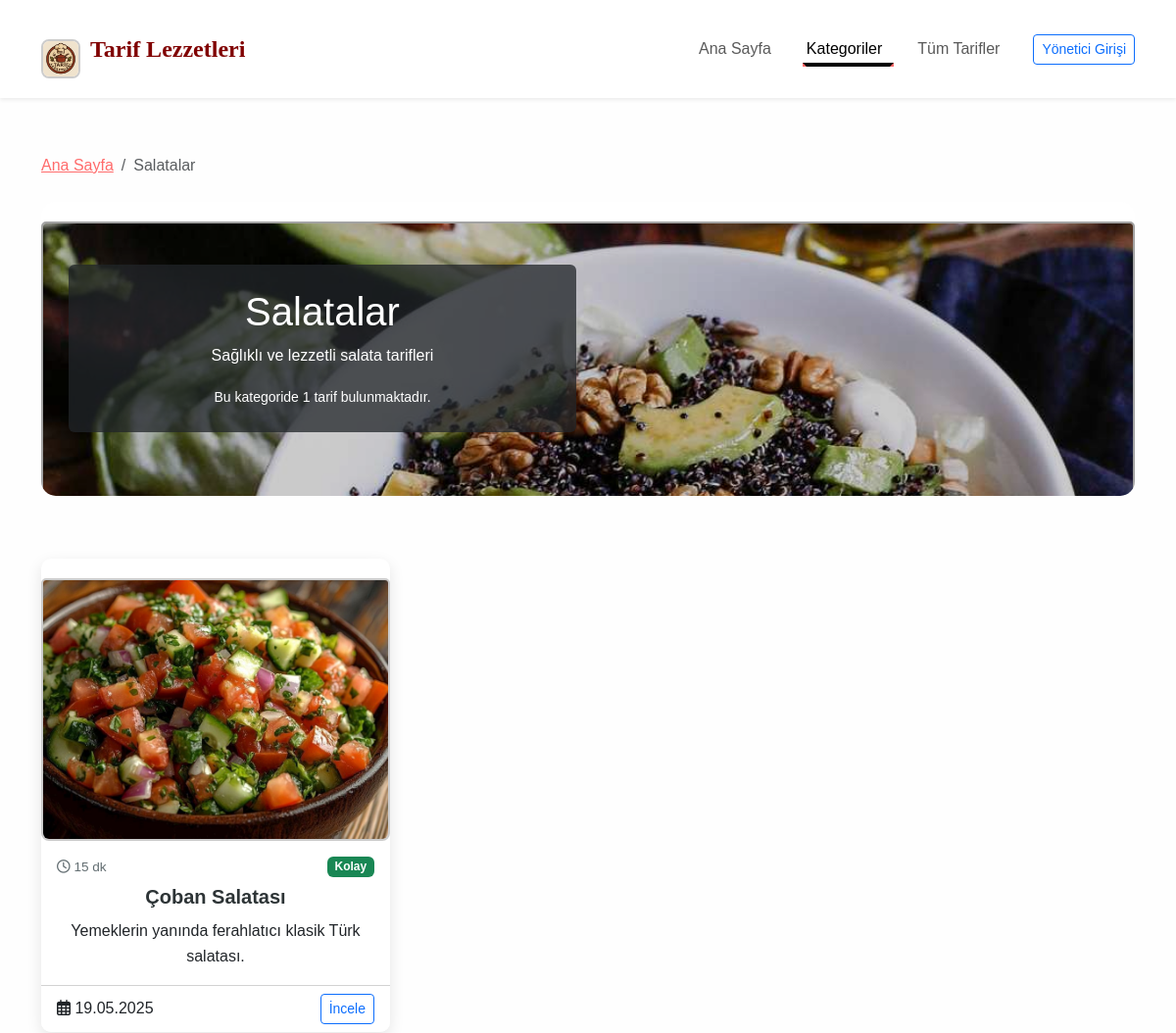
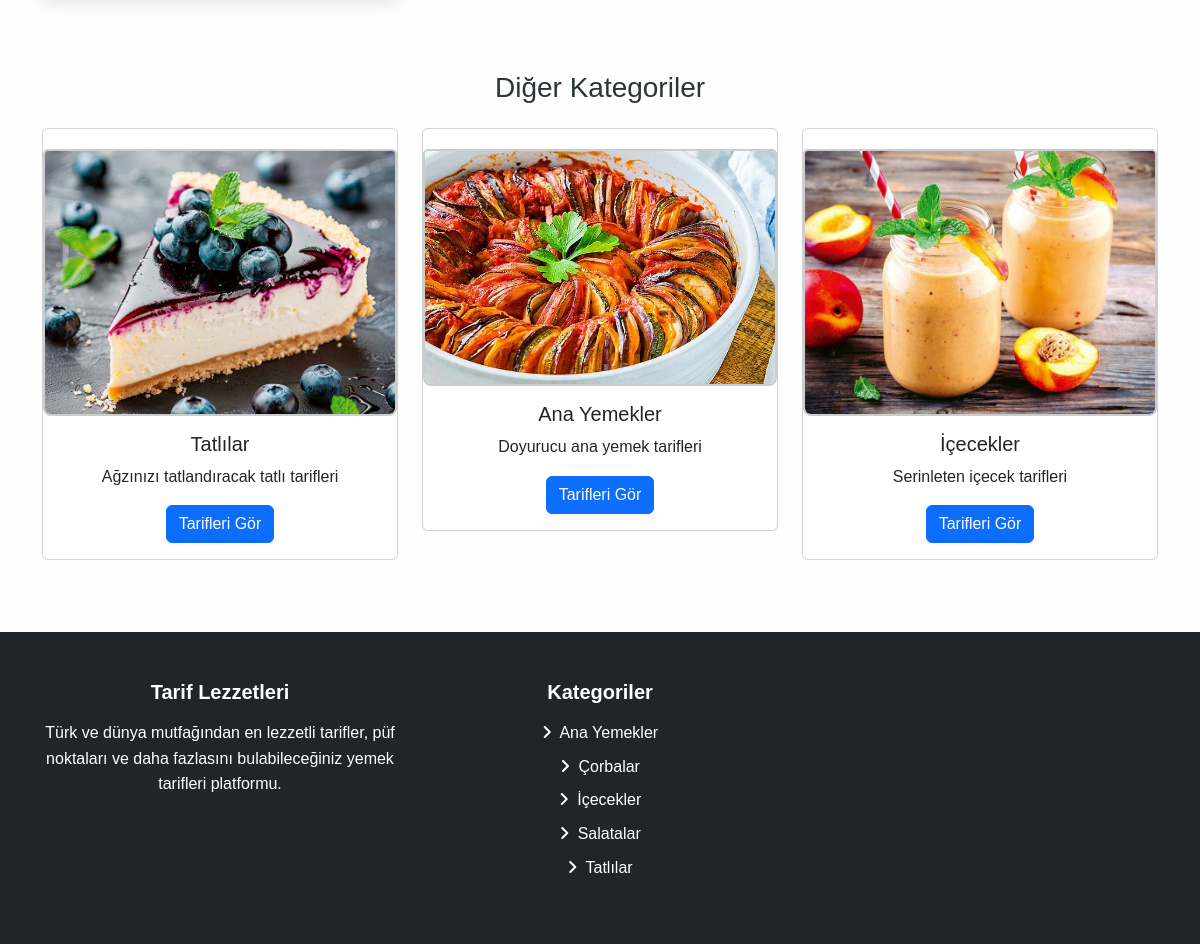
The page /kategori.php?id=4 on the database its author committed (2 pictures, top to bottom).
### tables this page shows
CREATE TABLE `kategoriler` (
  `id` int(11) NOT NULL,
  `kategori_adi` varchar(100) NOT NULL,
  `aciklama` text DEFAULT NULL,
  `resim` varchar(255) DEFAULT NULL,
  `olusturma_tarihi` timestamp NOT NULL DEFAULT current_timestamp()
);

CREATE TABLE `tarifler` (
  `id` int(11) NOT NULL,
  `kategori_id` int(11) NOT NULL,
  `tarif_adi` varchar(255) NOT NULL,
  `aciklama` text NOT NULL,
  `malzemeler` text NOT NULL,
  `yapilis` text NOT NULL,
  `sure` int(11) NOT NULL COMMENT 'Dakika cinsinden',
  `porsiyon` int(11) NOT NULL,
  `zorluk` enum('Kolay','Orta','Zor') NOT NULL DEFAULT 'Orta',
  `resim` varchar(255) DEFAULT NULL,
  `video_url` varchar(255) DEFAULT NULL,
  `eklenme_tarihi` timestamp NOT NULL DEFAULT current_timestamp(),
  `guncelleme_tarihi` timestamp NULL DEFAULT NULL ON UPDATE current_timestamp(),
  `yazar` varchar(100) DEFAULT NULL,
  `one_cikan` tinyint(1) NOT NULL DEFAULT 0,
  `goruntulenme` int(11) NOT NULL DEFAULT 0
);

### includes/config.php (called while the page is built, shortened)
<?php
try {
    $db = new PDO("mysql:host=".DB_HOST.";dbname=".DB_NAME.";charset=utf8", DB_USER, DB_PASS);
    $db->setAttribute(PDO::ATTR_ERRMODE, PDO::ERRMODE_EXCEPTION);
    $db->setAttribute(PDO::ATTR_DEFAULT_FETCH_MODE, PDO::FETCH_ASSOC);
} catch(PDOException $e) {
    die("Veritabanı bağlantı hatası: " . $e->getMessage());
}
function tarih_formati($tarih) {
    return date('d.m.Y', strtotime($tarih));
}
function kisalt($icerik, $uzunluk = 100) {
    return $icerik;
}
function kategorileri_getir() {
    global $db;
    $sorgu = $db->query("SELECT * FROM kategoriler ORDER BY kategori_adi ASC");
    return $sorgu->fetchAll();
}

### kategori.php (the view, shortened to what this page needs)
<?php
$kategori_id = (int)$_GET['id'];
include 'includes/header.php';
$kategori_sorgu = $db->prepare("SELECT * FROM kategoriler WHERE id = :id");
$kategori_sorgu->execute(['id' => $kategori_id]);
$kategori = $kategori_sorgu->fetch();
$sayfa = isset($_GET['sayfa']) && is_numeric($_GET['sayfa']) ? (int)$_GET['sayfa'] : 1;
$limit = 9;
$baslangic = ($sayfa - 1) * $limit;
$tarif_sorgu = $db->prepare("SELECT * FROM tarifler WHERE kategori_id = :kategori_id ORDER BY eklenme_tarihi DESC LIMIT :baslangic, :limit");
$tarif_sorgu->bindParam(':kategori_id', $kategori_id, PDO::PARAM_INT);
$tarif_sorgu->bindParam(':baslangic', $baslangic, PDO::PARAM_INT);
$tarif_sorgu->bindParam(':limit', $limit, PDO::PARAM_INT);
$tarif_sorgu->execute();
$tarifler = $tarif_sorgu->fetchAll();
$toplam_sorgu = $db->prepare("SELECT COUNT(*) FROM tarifler WHERE kategori_id = :kategori_id");
$toplam_sorgu->execute(['kategori_id' => $kategori_id]);
$toplam_tarif = $toplam_sorgu->fetchColumn();
?>
<div class="container">
    <nav aria-label="breadcrumb" class="mt-2 mb-4">
        <ol class="breadcrumb">
            <li class="breadcrumb-item"><a href="index.php">Ana Sayfa</a></li>
            <li class="breadcrumb-item active" aria-current="page"><?php echo $kategori['kategori_adi']; ?></li>
        </ol>
    </nav>
    <div class="row mb-4">
        <div class="col-12">
            <div class="card category-banner">
                <img src="assets/img/kategoriler/<?php echo $kategori['resim']; ?>" class="card-img" alt="<?php echo $kategori['kategori_adi']; ?>">
                <div class="card-img-overlay d-flex align-items-center">
                    <div class="container">
                        <div class="row">
                            <div class="col-md-8 col-lg-6">
                                <div class="bg-dark bg-opacity-75 p-4 rounded text-white">
                                    <h1 class="card-title"><?php echo $kategori['kategori_adi']; ?></h1>
                                    <p class="card-text"><?php echo $kategori['aciklama']; ?></p>
                                    <p class="card-text"><small>Bu kategoride <?php echo $toplam_tarif; ?> tarif bulunmaktadır.</small></p>
                                </div>
                            </div>
                        </div>
                    </div>
                </div>
            </div>
        </div>
    </div>
    <div class="row">
        <?php if(count($tarifler) > 0): ?>
            <?php foreach($tarifler as $tarif): ?>
            <div class="col-md-4 mb-4">
                <div class="card recipe-card h-100">
                    <div class="recipe-image">
                    </div>
                    <div class="card-body">
                        <div class="recipe-meta d-flex justify-content-between mb-2">
                            <span class="recipe-time"><i class="far fa-clock"></i> <?php echo $tarif['sure']; ?> dk</span>
                            <span class="recipe-difficulty badge <?php
                                if($tarif['zorluk'] == 'Kolay') echo 'bg-success';
                                elseif($tarif['zorluk'] == 'Orta') echo 'bg-warning text-dark';
                                else echo 'bg-danger';
                            ?>"><?php echo $tarif['zorluk']; ?></span>
                        </div>
                        <h5 class="card-title"><a href="tarif_detay.php?id=<?php echo $tarif['id']; ?>" class="text-decoration-none"><?php echo $tarif['tarif_adi']; ?></a></h5>
                        <p class="card-text"><?php echo kisalt($tarif['aciklama'], 100); ?></p>
                    </div>
                    <div class="card-footer bg-white d-flex justify-content-between align-items-center">
                        <span><i class="far fa-calendar-alt"></i> <?php echo tarih_formati($tarif['eklenme_tarihi']); ?></span>
                        <a href="tarif_detay.php?id=<?php echo $tarif['id']; ?>" class="btn btn-sm btn-outline-primary">İncele</a>
                    </div>
                </div>
            </div>
            <?php endforeach; ?>
        <?php endif; ?>
    </div>
    <div class="row mt-5">
        <div class="col-12">
            <h3 class="text-center mb-4">Diğer Kategoriler</h3>
        </div>
        <?php
        $diger_kategoriler_sorgu = $db->prepare("SELECT * FROM kategoriler WHERE id != :id ORDER BY RAND() LIMIT 3");
        $diger_kategoriler_sorgu->execute(['id' => $kategori_id]);
        $diger_kategoriler = $diger_kategoriler_sorgu->fetchAll();
        foreach($diger_kategoriler as $diger_kat):
        ?>
        <div class="col-md-4 mb-4">
            <div class="card other-category-card">
                <img src="assets/img/kategoriler/<?php echo $diger_kat['resim']; ?>" class="card-img-top" alt="<?php echo $diger_kat['kategori_adi']; ?>">
                <div class="card-body text-center">
                    <h5 class="card-title"><?php echo $diger_kat['kategori_adi']; ?></h5>
                    <p class="card-text"><?php echo kisalt($diger_kat['aciklama'], 80); ?></p>
                    <a href="kategori.php?id=<?php echo $diger_kat['id']; ?>" class="btn btn-primary">Tarifleri Gör</a>
                </div>
            </div>
        </div>
        <?php endforeach; ?>
    </div>
</div>
<?php include 'includes/footer.php'; ?>

### includes/footer.php (shortened to what this page needs)
 </main>
    <footer class="bg-dark text-white py-5">
        <div class="container">
            <div class="row">
                <div class="col-md-4 mb-4 mb-md-0">
                    <h5 class="mb-3">Tarif Lezzetleri</h5>
                    <p>Türk ve dünya mutfağından en lezzetli tarifler, püf noktaları ve daha fazlasını bulabileceğiniz yemek tarifleri platformu.</p>
                </div>
                <div class="col-md-4 mb-4 mb-md-0">
                    <h5 class="mb-3">Kategoriler</h5>
                    <ul class="list-unstyled">
                        <?php
                        $footer_kategoriler = kategorileri_getir();
                        foreach($footer_kategoriler as $kategori):
                        ?>
                        <li class="mb-2"><a href="kategori.php?id=<?php echo $kategori['id']; ?>" class="text-white text-decoration-none"><i class="fas fa-angle-right me-1"></i> <?php echo $kategori['kategori_adi']; ?></a></li>
                        <?php endforeach; ?>
                    </ul>
                </div>
    </footer>
</body>
</html>

### assets/css/style.css (style rules this page uses)
:root { --primary: #ff6b6b; --secondary: #4ecdc4; --dark: #2d3436; --light: #f9f9f9; --gray: #dfe6e9; --success: #55efc4; --warning: #ffeaa7; --danger: #ff7675; --info: #74b9ff; }
body { font-family: 'Nunito', -apple-system, BlinkMacSystemFont, "Segoe UI", Roboto, "Helvetica Neue", Arial, sans-serif; color: var(--dark); background-color: var(--light); line-height: 1.6; }
a { color: var(--primary); transition: all 0.3s ease; }
.recipe-card { border: none; border-radius: 10px; overflow: hidden; box-shadow: 0 5px 15px rgba(0, 0, 0, 0.1); transition: transform 0.3s, box-shadow 0.3s; }
.recipe-image { position: relative; overflow: hidden; }
.recipe-card .card-title { font-weight: 700; margin-bottom: 10px; }
.recipe-card .card-title a { color: var(--dark); text-decoration: none; }
.recipe-time, .recipe-portions { font-size: 0.85rem; color: #636e72; }
.category-banner { height: 300px; border: none; overflow: hidden; border-radius: 15px; margin-bottom: 40px; }
.category-banner img { height: 100%; object-fit: cover; filter: brightness(0.8); transition: transform 0.5s, filter 0.5s; }
footer { background-color: var(--dark); color: white; padding: 60px 0 30px; }
footer h5 { margin-bottom: 20px; font-weight: 700; }
body { text-align: center; font-family: Arial, sans-serif; background-color: #fefefe; }
img { width: 300px; height: auto; margin-top: 20px; border: 2px solid #ccc; border-radius: 8px; }

### rows shown on the page
kategoriler: kategori_adi "Salatalar", resim (picture), aciklama "Sağlıklı ve lezzetli salata tarifleri"
tarifler: sure "15", zorluk "Kolay", tarif_adi "Çoban Salatası", aciklama "Yemeklerin yanında ferahlatıcı klasik Türk salatası.", eklenme_tarihi "19.05.2025"
kategoriler: resim (picture), kategori_adi "Tatlılar", aciklama "Ağzınızı tatlandıracak tatlı tarifleri"
kategoriler: resim (picture), kategori_adi "Ana Yemekler", aciklama "Doyurucu ana yemek tarifleri"
kategoriler: resim (picture), kategori_adi "İçecekler", aciklama "Serinleten içecek tarifleri"
kategoriler: kategori_adi "Çorbalar"

### other values the page prints
SITE_TITLE "Tarif Lezzetleri"
$toplam_tarif "1"
